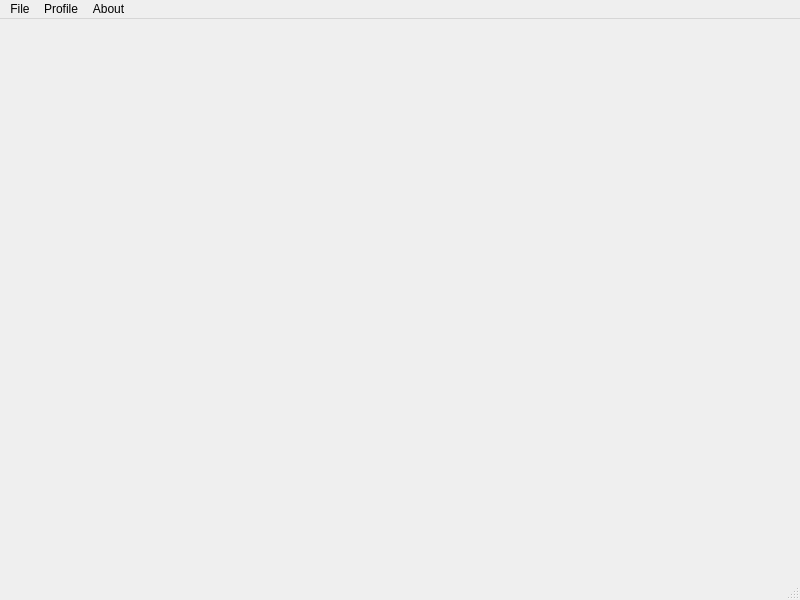
<?xml version="1.0" encoding="UTF-8"?>
<ui version="4.0">
 <class>MainWindow</class>
 <widget class="QMainWindow" name="MainWindow">
  <property name="geometry">
   <rect>
    <x>0</x>
    <y>0</y>
    <width>800</width>
    <height>600</height>
   </rect>
  </property>
  <property name="windowTitle">
   <string>MainWindow</string>
  </property>
  <widget class="QWidget" name="centralwidget">
   <widget class="QLabel" name="label">
    <property name="geometry">
     <rect>
      <x>60</x>
      <y>120</y>
      <width>601</width>
      <height>371</height>
     </rect>
    </property>
    <property name="text">
     <string/>
    </property>
   </widget>
  </widget>
  <widget class="QMenuBar" name="menubar">
   <property name="geometry">
    <rect>
     <x>0</x>
     <y>0</y>
     <width>800</width>
     <height>21</height>
    </rect>
   </property>
   <widget class="QMenu" name="menuFile">
    <property name="title">
     <string>File</string>
    </property>
   </widget>
   <widget class="QMenu" name="menuProfile">
    <property name="title">
     <string>Profile</string>
    </property>
   </widget>
   <widget class="QMenu" name="menuAbout">
    <property name="title">
     <string>About</string>
    </property>
   </widget>
   <addaction name="menuFile"/>
   <addaction name="menuProfile"/>
   <addaction name="menuAbout"/>
  </widget>
  <widget class="QStatusBar" name="statusbar"/>
 </widget>
 <resources/>
 <connections/>
</ui>
